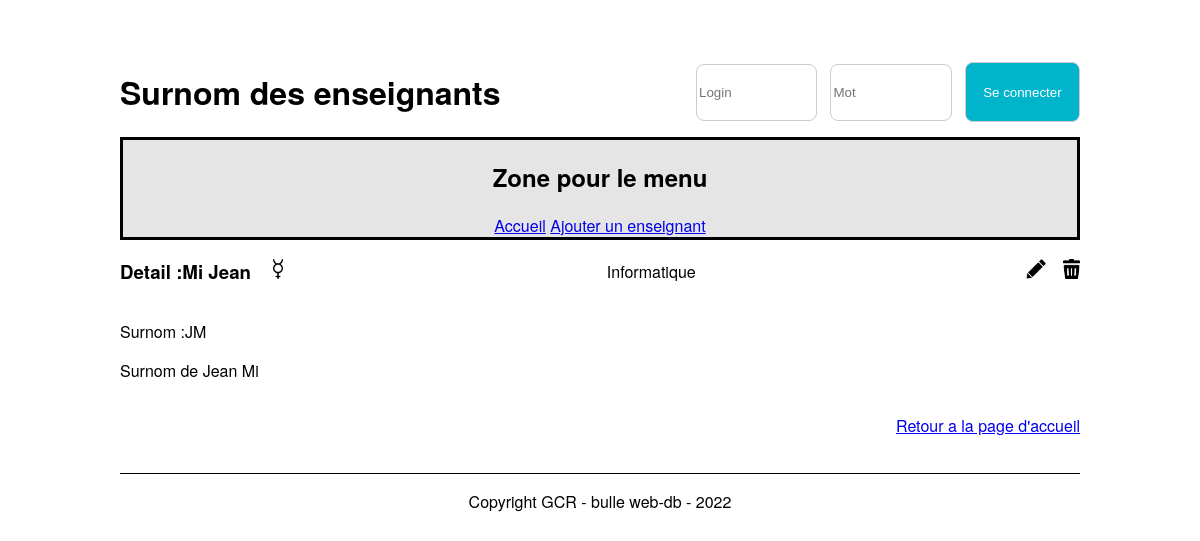
The app's page /detailTeacher.php?idTeacher=1 (signed in) with its own data.
### tables this page shows
CREATE TABLE `t_teacher` (
  `idTeacher` int NOT NULL,
  `teaFirstname` varchar(50) NOT NULL,
  `teaName` varchar(50) NOT NULL,
  `teaGender` char(1) NOT NULL,
  `teaNickname` varchar(50) NOT NULL,
  `teaOrigine` text NOT NULL,
  `fkSection` int NOT NULL
);

CREATE TABLE `t_section` (
  `idSection` int NOT NULL,
  `secName` varchar(20) NOT NULL
);

### src/Database.php (called while the page is built, shortened)
<?php
class Database
{
    private $connector;
    public function __construct()
    {
        try {
            $this->connector = new PDO('mysql:host=localhost:6033;dbname=P_Appro2;charset=utf8', 'root', 'root');
        } catch (PDOException $e) {
            die('Erreur : ' . $e->getMessage());
        }
    }
    private function queryPrepareExecute($query, $binds)
    {
        $req = $this->connector->prepare($query);
        foreach ($binds as $bind => $value) {
            $req->bindValue($bind, $value);
        };
        $req->execute();
        return $req;
    }
    private function formatData($req)
    {
        return $req->fetchALL(PDO::FETCH_ASSOC);
    }
    public function getOneTeacher($id)
    {
        $query = "SELECT * FROM t_teacher, t_section WHERE idTeacher = :id AND fkSection = idSection";
        $bind = array('id' => $id);
        $req = $this->queryPrepareExecute($query, $bind);
        $Oneteacher = $this->formatData($req);
        return $Oneteacher[0];
    }
}

### src/detailTeacher.php (the view, shortened to what this page needs)
<?php
include("Database.php");
$db = new Database();
$OneTeacher = $db->getOneTeacher($_GET["idTeacher"]);
?>
<!DOCTYPE html>
<html lang="fr">
<head>
    <link href="./css/style.css" rel="stylesheet">
</head>
<body>
    <header>
        <div class="container-header">
            <div class="titre-header">
                <h1><?php echo gettext("Surnom des enseignants"); ?></h1>
            </div>
            <div class="login-container">
                <form action="#" method="post">
                    <input type="text" name="user" id="user" placeholder="Login">
                    <input type="password" name="password" id="password" placeholder=<?php echo gettext("Mot de passe"); ?>>
                    <button type="submit" class="btn btn-login"><?php echo gettext("Se connecter"); ?></button>
                </form>
            </div>
        </div>
        <nav>
            <h2><?php echo gettext("Zone pour le menu"); ?></h2>
            <?php if ($_SESSION['userConnected'] >= 1) {
            ?>
                <a href="index.php"><?php echo gettext("Accueil"); ?></a>
                <?php if ($_SESSION['userConnected'] == 2) {
                ?>
                    <a href="addTeacher.php"><?php echo gettext("Ajouter un enseignant"); ?></a>
                <?php } ?>
        </nav>
    <?php } ?>
    </header>
    <div class="container">
        <div class="user-head">
            <h3><?php echo gettext("Detail :"); ?><?php
                            echo $OneTeacher["teaName"] . " " . $OneTeacher["teaFirstname"] ?>
                <?php
                if ($OneTeacher["teaGender"] == "M") {
                    echo '<img style="margin-left: 1vw;" height="20em" src="./img/male.png" alt="male symbole">';
                } else if ($OneTeacher["teaGender"] == "F") {
                    echo '<img style="margin-left: 1vw;" height="20em" src="./img/femelle.png" alt="male symbole">';
                } else if ($OneTeacher["teaGender"] == "A") {
                    echo '<img style="margin-left: 1vw;" height="20em" src="./img/autre.png" alt="male symbole">';
                }
                ?>
            </h3>
            <p>
                <?php echo $OneTeacher["secName"] ?>
            </p>
            <div class="actions">
                <?php if ($_SESSION['userConnected'] == 2) { ?>
                    <a href="#">
                        <img height="20em" src="./img/edit.png" alt="edit icon"></a>
                    <a href="javascript:confirmDelete()">
                        <img height="20em" src="./img/delete.png" alt="delete icon"> </a>
                <?php } ?>
            </div>
        </div>
        <div class="user-body">
            <div class="left">
                <p><?php echo gettext("Surnom :"); echo $OneTeacher["teaNickname"]  ?></p>
                <p> <?php echo $OneTeacher["teaOrigine"]  ?></p>
            </div>
        </div>
        <div class="user-footer">
            <a href="index.html"><p><?php echo gettext("Retour a la page d'accueil")?></a>
        </div>
    </div>
    <footer>
        <p>Copyright GCR - bulle web-db - 2022</p>
    </footer>
</body>
</html>

### src/css/style.css (style rules this page uses)
body { font-family: "Helvetica Neue", Helvetica, Arial, sans-serif; margin: auto; width: 80%; }
nav { border: black solid 3px; background-color: #e5e5e5; text-align: center; }
.container { height: 50%; }
footer { border-top: black solid 1px; text-align: center; margin-top: 3vw; }
.containerOptions a, .user-head a { text-decoration: none; height: 100%; margin-left: 1vw; }
.user-head { width: 100%; display: flex; flex-direction: row; justify-content: space-between; align-items: center; }
.user-footer { text-align: right; }
.left, .rigth { display: inline-block; }
.left { width: 70%; }
.container-header { display: flex; justify-content: center; align-items: center; padding-top: 5%; }
.titre-header { width: 60%; height: 100%; }
.login-container { width: 40%; height: 100%; display: flex; justify-content: end; align-items: center; }
.login-container form { display: flex; justify-content: space-between; }
.login-container input, .login-container .btn-login { width: 30%; display: inline-block; border: 1px solid #ccc; border-radius: 8px; }
.login-container input { height: 4em; margin-bottom: auto; margin-top: auto; }
.btn-login { background-color: #00b4cc; }
.btn { text-align: center; color: white; width: 100%; border: none; cursor: pointer; height: 4.5em; border-radius: 8px; }

### records on screen
t_teacher: teaName "Mi", teaFirstname "Jean", fkSection.secName "Informatique", teaNickname "JM", teaOrigine "Surnom de Jean Mi"

### other values on screen
gettext("Surnom des enseignants") "Surnom des enseignants"
gettext("Se connecter") "Se connecter"
gettext("Zone pour le menu") "Zone pour le menu"
gettext("Accueil") "Accueil"
gettext("Ajouter un enseignant") "Ajouter un enseignant"
gettext("Detail :") "Detail :"
gettext("Surnom :") "Surnom :"
gettext("Retour a la page d'accueil") "Retour a la page d'accueil"
